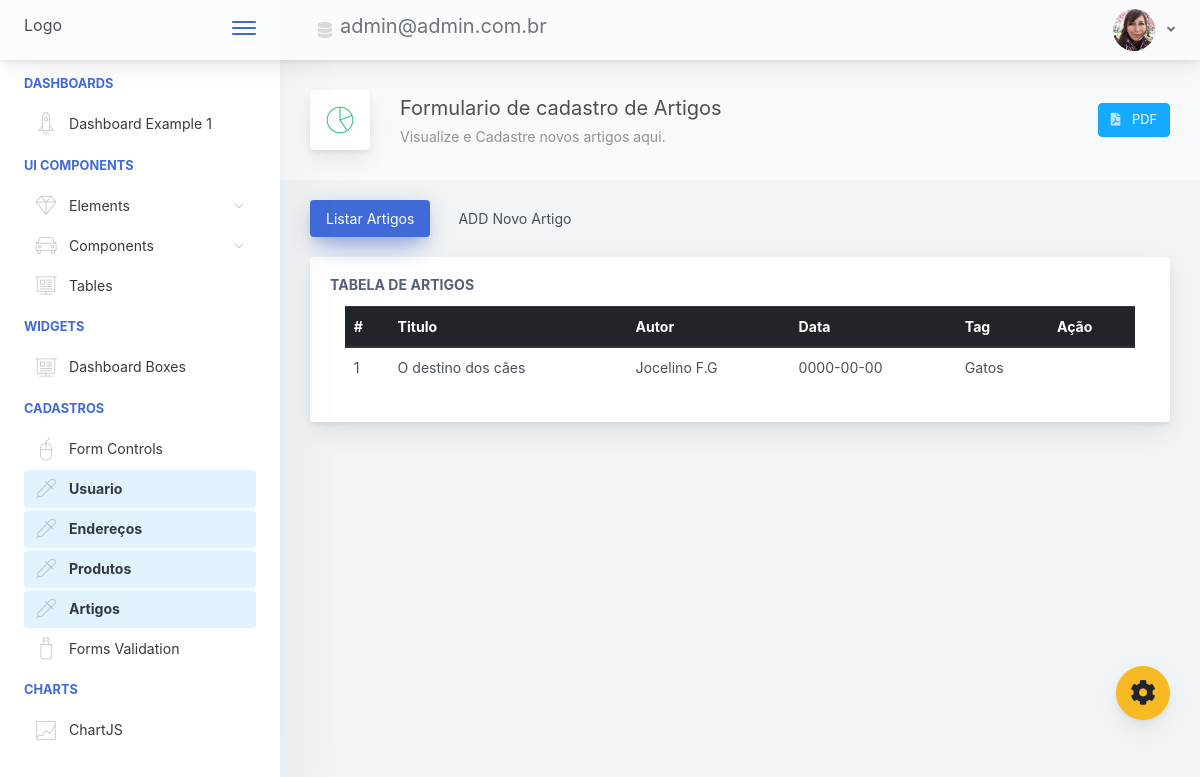
The page /Dashboard/artigos.php (signed in) on the database as committed earlier.
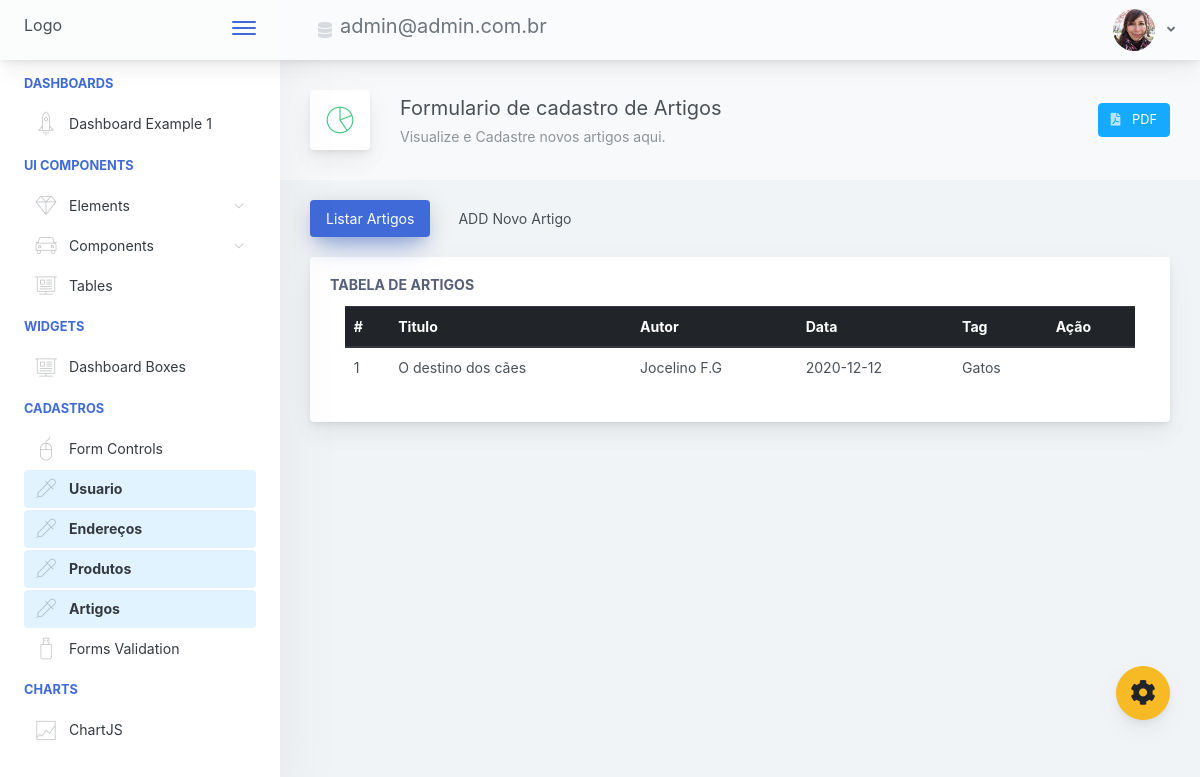
The same page on the database as committed later.
### tables this page shows
CREATE TABLE artigo(
      idArtigo int NOT NULL auto_increment,
      titulo varchar(45) NOT NULL,
      texto varchar(1200) NOT NULL,
      autor varchar(45) NOT NULL,
      data_publicacao DATE,
      tag varchar(45) NOT NULL,
      sobreAutor VARCHAR(100) NOT NULL,
      PRIMARY KEY(idArtigo)
);

### Listar/tabelaArtigo.php (the view)
<?php
include("../conexao/conexao.php");
$sql = "SELECT * FROM artigo";
$resultado = mysqli_query($conn,$sql);
?>
<div class="table-responsive">
<table class="table">
   <thead class="thead-dark">
      <tr>
         <th scope="col">#</th>
         <th scope="col">Titulo</th>
         <th scope="col">Autor</th>
         <th scope="col">Data</th>
         <th scope="col">Tag</th>
         <th scope="col">Ação</th>
      </tr>
   </thead>
   <?php
      while($dado = mysqli_fetch_array($resultado)){ ?>
   <tbody>
      <tr>
         <td><?php echo $dado["idArtigo"] ;?></td>
         <td><?php echo $dado["titulo"] ;?></td>
         <td><?php echo $dado["autor"] ;?></td>
         <td><?php echo $dado["data_publicacao"] ;?></td>
         <td><?php echo $dado["tag"] ;?></td>
   </tbody>
   <?php
      }
      ?>
</table>
</div>

### Dashboard/artigos.php (shortened to what this page needs)
<!doctype html>
<html lang="pt-br">
   <head>
      <link href="../Dashboard/main.css" rel="stylesheet">
   </head>
   <body>
      <div class="app-container app-theme-white body-tabs-shadow fixed-sidebar fixed-header">
         <div class="app-header header-shadow">
            <div class="app-header__logo">
               <h6>Logo</h6>
               <div class="header__pane ml-auto">
                  <div>
                     <button type="button" class="hamburger close-sidebar-btn hamburger--elastic" data-class="closed-sidebar">
                     <span class="hamburger-box">
                     <span class="hamburger-inner"></span>
                     </span>
                     </button>
                  </div>
               </div>
            </div>
            <div class="app-header__content">
               <div class="app-header-left">
                  <ul class="header-menu nav">
                     <li class="nav-item">
                        <a href="javascript:void(0);" class="nav-link">
                        <i class="nav-link-icon fa fa-database"> </i>
                        <h5><?php echo $_SESSION['login'];?></h5>
                        </a>
                     </li>
                  </ul>
               </div>
               <div class="app-header-right">
                  <div class="header-btn-lg pr-0">
                     <div class="widget-content p-0">
                        <div class="widget-content-wrapper">
                           <div class="widget-content-left">
                              <div class="btn-group">
                                 <a data-toggle="dropdown" aria-haspopup="true" aria-expanded="false" class="p-0 btn">
                                 <img width="42" class="rounded-circle" src="../Dashboard/assets/images/avatars/1.jpg" alt="">
                                 <i class="fa fa-angle-down ml-2 opacity-8"></i>
                                 </a>
                              </div>
                           </div>
                        </div>
                     </div>
                  </div>
               </div>
            </div>
         </div>
         <div class="ui-theme-settings">
            <button type="button" id="TooltipDemo" class="btn-open-options btn btn-warning">
            <i class="fa fa-cog fa-w-16 fa-spin fa-2x"></i>
            </button>
         </div>
         <div class="app-main">
            <div class="app-sidebar sidebar-shadow">
               <div class="scrollbar-sidebar">
                  <div class="app-sidebar__inner">
                     <ul class="vertical-nav-menu">
                        <li class="app-sidebar__heading">Dashboards</li>
                        <li>
                           <a href="../Dashboard/painel.php">
                           <i class="metismenu-icon pe-7s-rocket"></i>
                           Dashboard Example 1
                           </a>
                        </li>
                        <li class="app-sidebar__heading">UI Components</li>
                        <li
                           >
                           <a href="#">
                           <i class="metismenu-icon pe-7s-diamond"></i>
                           Elements
                           <i class="metismenu-state-icon pe-7s-angle-down caret-left"></i>
                           </a>
                        </li>
                        <li
                           >
                           <a href="#">
                           <i class="metismenu-icon pe-7s-car"></i>
                           Components
                           <i class="metismenu-state-icon pe-7s-angle-down caret-left"></i>
                           </a>
                        </li>
                        <li  >
                           <a href="tables-regular.html">
                           <i class="metismenu-icon pe-7s-display2"></i>
                           Tables
                           </a>
                        </li>
                        <li class="app-sidebar__heading">Widgets</li>
                        <li>
                           <a href="dashboard-boxes.html">
                           <i class="metismenu-icon pe-7s-display2"></i>
                           Dashboard Boxes
                           </a>
                        </li>
                        <li class="app-sidebar__heading">Cadastros</li>
                        <li>
                           <a href="forms-controls.html">
                           <i class="metismenu-icon pe-7s-mouse">
                           </i>Form Controls
                           </a>
                        </li>
                        <li>
                           <a href="../Dashboard/usuarios.php" class="mm-active">
                           <i class="metismenu-icon pe-7s-eyedropper">
                           </i>Usuario
                           </a>
                        </li>
                        <li>
                        <a href="../Dashboard/enderecos.php" class="mm-active">
                           <i class="metismenu-icon pe-7s-eyedropper">
                           </i>Endereços
                           </a>
                        </li>
                        <li>
                           <a href="produtos.php" class="mm-active">
                           <i class="metismenu-icon pe-7s-eyedropper">
                           </i>Produtos
                           </a>
                        </li>
                        <li>
                           <a href="artigos.php" class="mm-active">
                           <i class="metismenu-icon pe-7s-eyedropper">
                           </i>Artigos
                           </a>
                        </li>
                        <li>
                           <a href="forms-validation.html">
                           <i class="metismenu-icon pe-7s-pendrive">
                           </i>Forms Validation
                           </a>
                        </li>
                        <li class="app-sidebar__heading">Charts</li>
                        <li>
                           <a href="charts-chartjs.html">
                           <i class="metismenu-icon pe-7s-graph2">
                           </i>ChartJS
                           </a>
                        </li>
                     </ul>
                  </div>
               </div>
            </div>
            <div class="app-main__outer">
               <div class="app-main__inner">
                  <div class="app-page-title">
                     <div class="page-title-wrapper">
                        <div class="page-title-heading">
                           <div class="page-title-icon">
                              <i class="pe-7s-graph text-success">
                              </i>
                           </div>
                           <div>
                              Formulario de cadastro de Artigos
                              <div class="page-title-subheading">Visualize e Cadastre novos artigos aqui.</div>
                           </div>
                        </div>
                        <div class="page-title-actions">
                           <div class="d-inline-block dropdown">
                           <a href="../pdfs/produtopdf.php">
                              <button type="button" aria-haspopup="true" aria-expanded="false" class="btn-shadow btn btn-info">
                              <span class="btn-icon-wrapper pr-2 opacity-7">
                              <i class="fas fa-file-pdf"></i>
                              </span>PDF
                              </button></a>
                           </div>
                        </div>
                     </div>
                  </div>
                  <ul class="body-tabs body-tabs-layout tabs-animated body-tabs-animated nav">
                     <li class="nav-item">
                        <a role="tab" class="nav-link active" id="tab-0" data-toggle="tab" href="#tab-content-0">
                        <span>Listar Artigos</span>
                        </a>
                     </li>
                     <li class="nav-item">
                        <a role="tab" class="nav-link" id="tab-1" data-toggle="tab" href="#tab-content-1">
                        <span>ADD Novo Artigo</span>
                        </a>
                     </li>
                  </ul>
                  <div class="tab-content">
                     <div class="tab-pane tabs-animation fade show active" id="tab-content-0" role="tabpanel">
                        <div class="main-card mb-3 card">
                           <div class="card-body">
                              <h5 class="card-title">Tabela de Artigos</h5>
                              <div class="col-lg-12">
                                 <?php include("../Listar/tabelaArtigo.php");?>
                              </div>
                           </div>
                        </div>
                     </div>
                  </div>
               </div>
            </div>
         </div>
      </div>
   </body>
</html>

Rows that differ between the two databases and show on the page:
changed artigo "O destino dos cães": data_publicacao "0000-00-00" → "2020-12-12"
